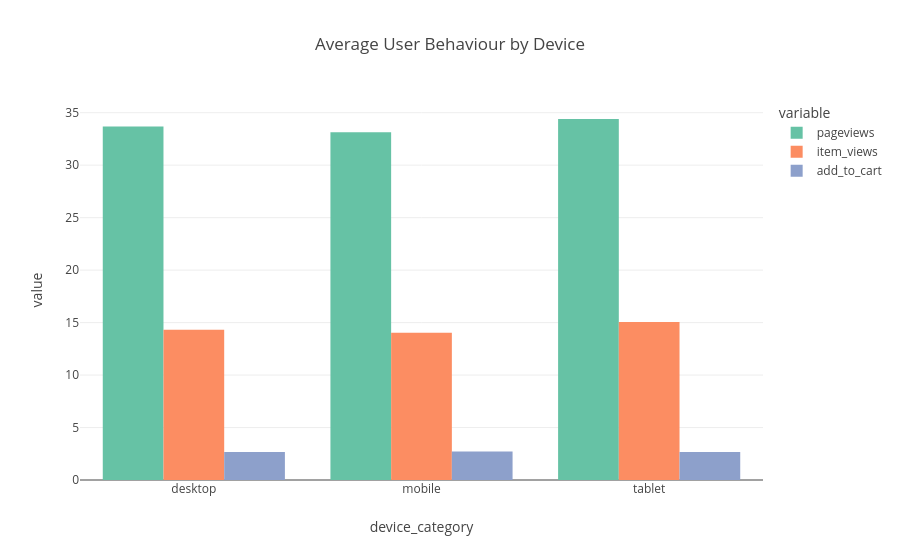

Source (notebook cell):
### Code cell
behaviour = (
    df_prediction
    .groupby("device_category")[
        [
            "pageviews",
            "item_views",
            "add_to_cart",
            "begin_checkout"
        ]
    ]
    .mean()
    .round(2)
)

fig = px.bar(
    behaviour.reset_index(),
    x="device_category",
    y=["pageviews", "item_views", "add_to_cart"],
    barmode="group",
    title="Average User Behaviour by Device",
    color_discrete_sequence=px.colors.qualitative.Set2
)

fig.show()

### Figure 1 — Plotly figure (JSON) as saved in the notebook; plotly's stock layout.template omitted (floating-point values rounded to 4 significant figures)
{"data": [{"alignmentgroup": "True", "hovertemplate": "variable=pageviews<br>device_category=%{x}<br>value=%{y}<extra></extra>", "legendgroup": "pageviews", "marker": {"color": "rgb(102,194,165)", "pattern": {"shape": ""}}, "name": "pageviews", "offsetgroup": "pageviews", "orientation": "v", "showlegend": true, "textposition": "auto", "type": "bar", "x": ["desktop", "mobile", "tablet"], "xaxis": "x", "y": [33.68, 33.14, 34.4], "yaxis": "y"}, {"alignmentgroup": "True", "hovertemplate": "variable=item_views<br>device_category=%{x}<br>value=%{y}<extra></extra>", "legendgroup": "item_views", "marker": {"color": "rgb(252,141,98)", "pattern": {"shape": ""}}, "name": "item_views", "offsetgroup": "item_views", "orientation": "v", "showlegend": true, "textposition": "auto", "type": "bar", "x": ["desktop", "mobile", "tablet"], "xaxis": "x", "y": [14.31, 14.03, 15.05], "yaxis": "y"}, {"alignmentgroup": "True", "hovertemplate": "variable=add_to_cart<br>device_category=%{x}<br>value=%{y}<extra></extra>", "legendgroup": "add_to_cart", "marker": {"color": "rgb(141,160,203)", "pattern": {"shape": ""}}, "name": "add_to_cart", "offsetgroup": "add_to_cart", "orientation": "v", "showlegend": true, "textposition": "auto", "type": "bar", "x": ["desktop", "mobile", "tablet"], "xaxis": "x", "y": [2.68, 2.71, 2.67], "yaxis": "y"}], "layout": {"barmode": "group", "legend": {"title": {"text": "variable"}, "tracegroupgap": 0}, "title": {"text": "Average User Behaviour by Device"}, "xaxis": {"anchor": "y", "domain": [0, 1], "title": {"text": "device_category"}}, "yaxis": {"anchor": "x", "domain": [0, 1], "title": {"text": "value"}}}}
